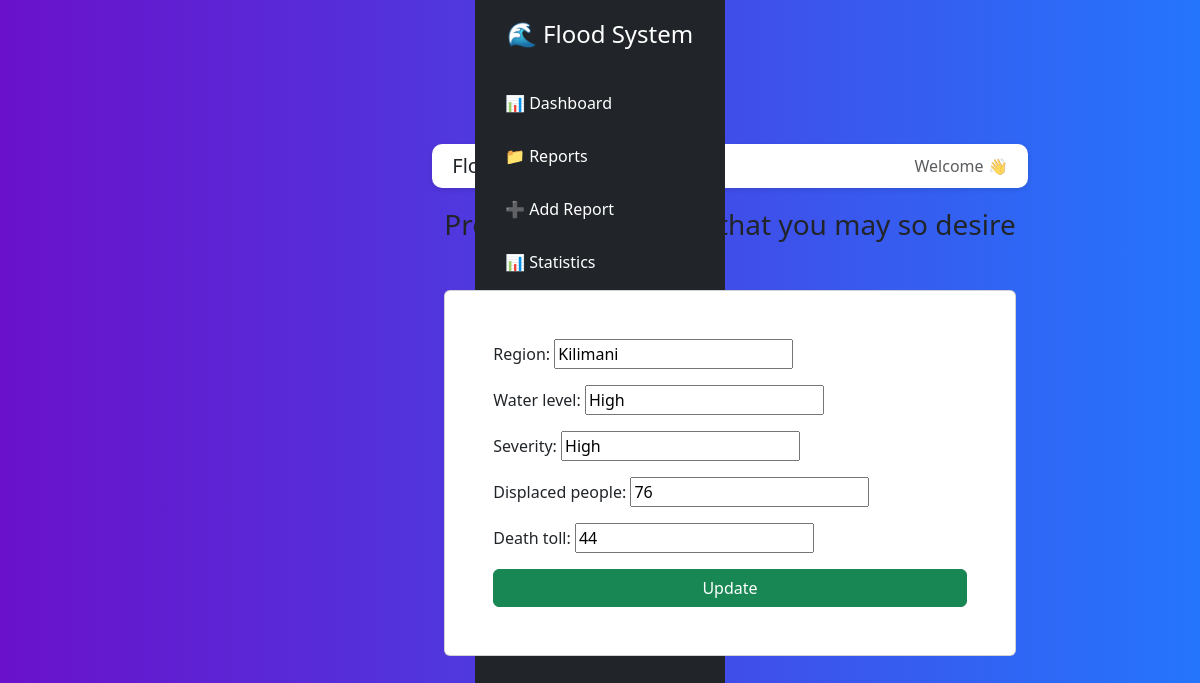
Screenshot of /update/21/ with the database file from the repository.
### dashboard/models.py (models this page shows, shortened)
class Flood_report (models.Model):
    region= models.CharField(max_length=50)
    water_level= models.CharField(max_length=50)
    severity= models.CharField(max_length=50)
    displaced_people= models.IntegerField()
    death_toll= models.IntegerField()

### dashboard/views.py (the view)
# urls.py: path('update/<int:id>/',views.update_report,name="update"),
def update_report(request, id):
    report = get_object_or_404(Flood_report, id=id)
    if request.method == "POST":
        form = FloodForm(request.POST, instance=report)
        if form.is_valid():
            form.save()
            return redirect('reports')
    else:
        form = FloodForm(instance=report)
    return render(request, "update.html", {
        "form": form
    })

### dashboard/forms.py
class FloodForm(forms.ModelForm):
    class Meta:
        model=Flood_report
        fields='__all__'

### templates/update.html (shortened to what this page needs)
{% extends 'base.html' %}
{% block content %}
    <h3 class="container"> Prompt the changes that you may so desire</h3>
<div class="container mt-5">
    <div class="card p-5">
        <form method="POST">
         {{ form.as_p }}
        <button class="btn btn-success">Update</button>
        </form>
    </div>
</div>
{% endblock %}

### static/styles/auth.css (style rules this page uses)
body { font-family: 'Poppins', sans-serif; background: linear-gradient(to right, #6a11cb, #2575fc); display: flex; justify-content: center; align-items: center; height: 100vh; margin: 0; }
button { width: 100%; padding: 12px; border: none; border-radius: 8px; background: #2575fc; color: #fff; font-size: 16px; cursor: pointer; transition: 0.3s; }

### templates/base.html (style rules this page uses)
body { background-color: #f5f6fa; }

### rows the page displays
Flood_report: region "Kilimani", water_level "High", severity "High", displaced_people "76", death_toll "44"
